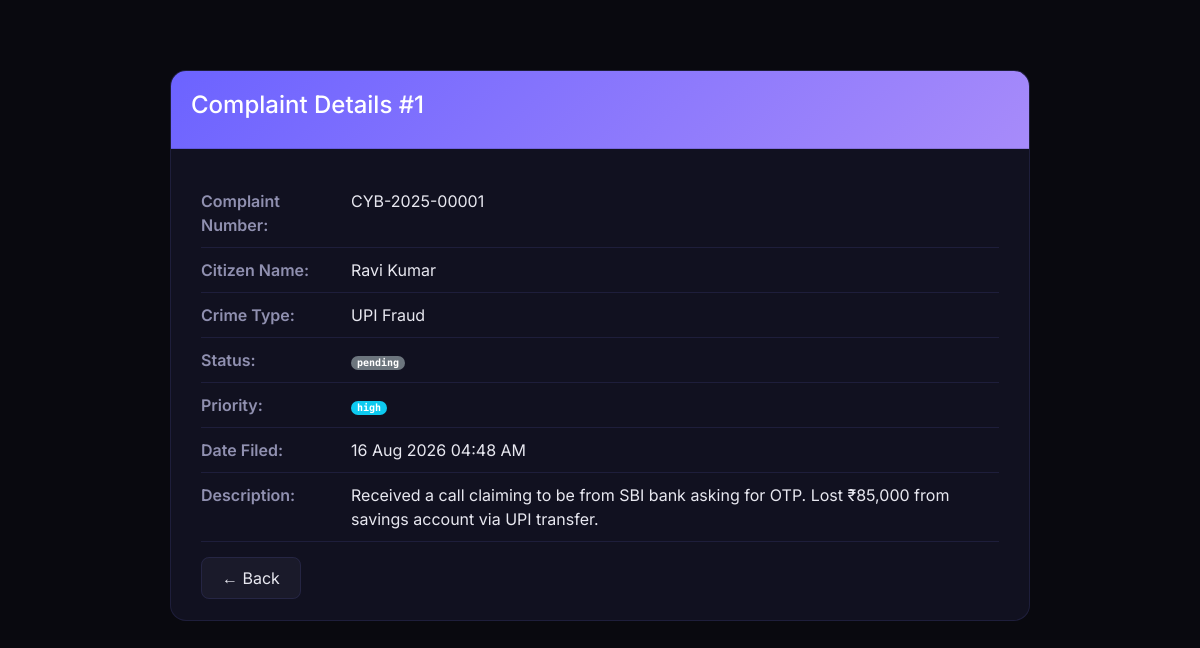
Page /view-complaint.php?id=1 (signed in) on the committed database.
### tables this page shows
CREATE TABLE IF NOT EXISTS complaints (
    id INT AUTO_INCREMENT PRIMARY KEY,
    complaint_num VARCHAR(50) UNIQUE NOT NULL,
    user_id INT,
    user_name VARCHAR(100) NOT NULL,
    user_email VARCHAR(100) NOT NULL,
    category VARCHAR(100) NOT NULL,
    type VARCHAR(100),
    description TEXT NOT NULL,
    incident_date DATE NOT NULL,
    incident_time TIME,
    location VARCHAR(255),
    suspect_info TEXT,
    financial_loss DECIMAL(15,2) DEFAULT 0,
    status ENUM('pending', 'in-progress', 'resolved', 'closed', 'fake') DEFAULT 'pending',
    priority ENUM('low', 'medium', 'high', 'critical') DEFAULT 'low',
    suspicious BOOLEAN DEFAULT FALSE,
    assigned_to INT NULL,
    assigned_date DATETIME NULL,
    resolved_date DATETIME NULL,
    resolution_notes TEXT,
    admin_remarks TEXT,
    public_response TEXT,
    admin_notified BOOLEAN DEFAULT FALSE,
    created_at TIMESTAMP DEFAULT CURRENT_TIMESTAMP,
    updated_at TIMESTAMP DEFAULT CURRENT_TIMESTAMP ON UPDATE CURRENT_TIMESTAMP,
    FOREIGN KEY (user_id) REFERENCES users(id) ON DELETE SET NULL,
    FOREIGN KEY (assigned_to) REFERENCES investigation_officers(id) ON DELETE SET NULL
);

CREATE TABLE IF NOT EXISTS users (
    id INT AUTO_INCREMENT PRIMARY KEY,
    name VARCHAR(100) NOT NULL,
    email VARCHAR(100) UNIQUE NOT NULL,
    password VARCHAR(255) NOT NULL,
    phone VARCHAR(20),
    created_at TIMESTAMP DEFAULT CURRENT_TIMESTAMP
);

### view-complaint.php (the view, shortened to what this page needs)
<?php
require_once 'includes/functions.php';
$complaint_id = isset($_GET['id']) ? (int)$_GET['id'] : 0;
$conn = getConnection();
if (isset($_SESSION['officer_id'])) {
    $stmt = $conn->prepare("SELECT c.*, u.name as citizen_name, u.email as citizen_email FROM complaints c JOIN users u ON c.user_id = u.id WHERE c.id = ? AND c.officer_id = ?");
    $stmt->bind_param("ii", $complaint_id, $_SESSION['officer_id']);
} else {
    $stmt = $conn->prepare("SELECT c.*, u.name as citizen_name FROM complaints c JOIN users u ON c.user_id = u.id WHERE c.id = ? AND c.user_id = ?");
    $stmt->bind_param("ii", $complaint_id, $_SESSION['user_id']);
}
$stmt->execute();
$complaint = $stmt->get_result()->fetch_assoc();
?>
<!DOCTYPE html>
<html lang="en">
<head>
    <link href="https://cdn.jsdelivr.net/npm/bootstrap@5.1.3/dist/css/bootstrap.min.css" rel="stylesheet">
    <link rel="stylesheet" href="https://cdnjs.cloudflare.com/ajax/libs/font-awesome/6.0.0/css/all.min.css">
    <link rel="stylesheet" href="css/style.css">
</head>
<body>
    <div class="container">
        <div class="card">
            <div class="card-header">
                <h4>Complaint Details #<?php echo $complaint_id; ?></h4>
            </div>
            <div class="card-body">
                <div class="info-row">
                    <div class="info-label">Complaint Number:</div>
                    <div class="info-value"><?php echo htmlspecialchars($complaint['complaint_num'] ?? 'N/A'); ?></div>
                </div>
                <div class="info-row">
                    <div class="info-label">Citizen Name:</div>
                    <div class="info-value"><?php echo htmlspecialchars($complaint['citizen_name']); ?></div>
                </div>
                <div class="info-row">
                    <div class="info-label">Crime Type:</div>
                    <div class="info-value"><?php echo htmlspecialchars($complaint['type'] ?? $complaint['category'] ?? 'N/A'); ?></div>
                </div>
                <div class="info-row">
                    <div class="info-label">Status:</div>
                    <div class="info-value">
                        <span class="badge bg-<?php echo $complaint['status'] == 'Resolved' ? 'success' : ($complaint['status'] == 'In Progress' ? 'warning' : 'secondary'); ?>">
                            <?php echo $complaint['status']; ?>
                        </span>
                    </div>
                </div>
                <div class="info-row">
                    <div class="info-label">Priority:</div>
                    <div class="info-value">
                        <span class="badge bg-<?php echo $complaint['priority'] == 'High' ? 'danger' : ($complaint['priority'] == 'Medium' ? 'warning' : 'info'); ?>">
                            <?php echo $complaint['priority']; ?>
                        </span>
                    </div>
                </div>
                <div class="info-row">
                    <div class="info-label">Date Filed:</div>
                    <div class="info-value"><?php echo date('d M Y h:i A', strtotime($complaint['created_at'])); ?></div>
                </div>
                <div class="info-row">
                    <div class="info-label">Description:</div>
                    <div class="info-value"><?php echo nl2br(htmlspecialchars($complaint['description'])); ?></div>
                </div>
                <div class="mt-4">
                    <a href="javascript:history.back()" class="btn-back">← Back</a>
                </div>
            </div>
        </div>
    </div>
</body>
</html>

### css/style.css (style rules this page uses)
:root { --bg: #09090f; --bg2: #0f0f1a; --bg3: #14141f; --bg4: #1a1a2a; --border: rgba(120,120,255,0.12); --border2: rgba(120,120,255,0.22); --accent: #6c63ff; --accent2: #a78bfa; --accent3: #38bdf8; --danger: #f43f5e; --warning: #f59e0b; --success: #10b981; --text: #e8e8f0; --text2: #9090b0; --text3: #606080; --card: #111120; --card2: #161628; --mono: 'DM Mono', monospace; --sans: 'Inter', sans-serif; --display: 'Syne', sans-serif; }
* { margin: 0; padding: 0; box-sizing: border-box; }
body { font-family: var(--sans); background: var(--bg); color: var(--text); min-height: 100vh; overflow-x: hidden; }
.badge { margin-left: auto; background: var(--danger); color: white; font-size: 10px; font-family: var(--mono); padding: 2px 6px; border-radius: 20px; }
.card { background: var(--card); border: 1px solid var(--border); border-radius: 16px; overflow: hidden; }

### view-complaint.php (style rules this page uses)
body { background: var(--bg); font-family: var(--sans); color: var(--text); }
.container { max-width: 900px; margin: 50px auto; padding: 20px; }
.card { background: var(--card); border: 1px solid var(--border); border-radius: 16px; overflow: hidden; }
.card-header { background: linear-gradient(135deg, var(--accent) 0%, var(--accent2) 100%); color: white; padding: 20px; }
.card-body { padding: 30px; }
.info-row { display: flex; padding: 10px 0; border-bottom: 1px solid var(--border); }
.info-label { width: 150px; font-weight: 600; color: var(--text2); }
.info-value { flex: 1; color: var(--text); }
.btn-back { background: var(--bg4); color: var(--text); border: 1px solid var(--border); padding: 10px 20px; border-radius: 8px; text-decoration: none; }

### rows in the picture
complaints: complaint_num "CYB-2025-00001", user.name "Ravi Kumar", type "UPI Fraud", status "pending", priority "high", created_at "16 Aug 2026 04:48 AM", description "Received a call claiming to be from SBI bank asking for OTP. Lost ₹85,000 from savings account via UPI transfer."

### other values in the picture
$complaint_id "1"
